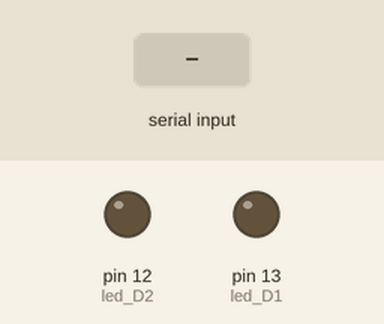
A sketch run on a simulated Arduino Uno, built with avr-gcc and run on an emulated ATmega328P. Parts: output pins drawn as LEDs (lit = HIGH). The inputs (shaded band) are chosen by the test bench. What the sketch prints to the serial monitor is not drawn.

Above: at 1.2 s.
1.3 s: "1" received over Serial
At 1.6 s:
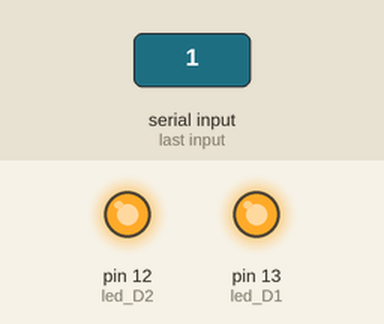
2.8 s: "0" received over Serial
At 3.9 s:
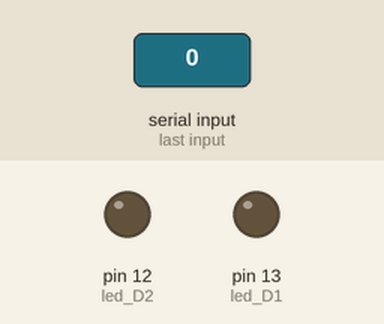
Timing chart, 0 to 5.8 s (numbered marks = the images above; inputs shaded):
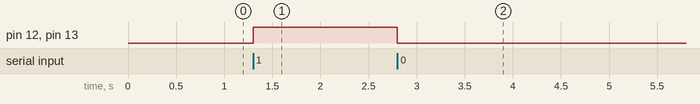

The sketch:

on-off.ino
```cpp
const int led_D1 = 13;
const int led_D2 = 12;
char flag = '0';

void setup() {
  pinMode(led_D1, OUTPUT);
  pinMode(led_D2, OUTPUT);
  Serial.begin(9600);
  Serial.println("Conexión establecida");
}

void loop() {
  if (Serial.available()) {
    flag = Serial.read();

    if (flag == '1') {
      digitalWrite(led_D1, HIGH);
      digitalWrite(led_D2, HIGH);
    } else if (flag == '0') {
      digitalWrite(led_D1, LOW);
      digitalWrite(led_D2, LOW);
    }
  }
}
```

Measured:
- after the input at 1.3 s, pin 12 (led_D2), pin 13 (led_D1): LOW → HIGH at once
- after the input at 2.8 s, pin 12 (led_D2), pin 13 (led_D1): HIGH → LOW at once
